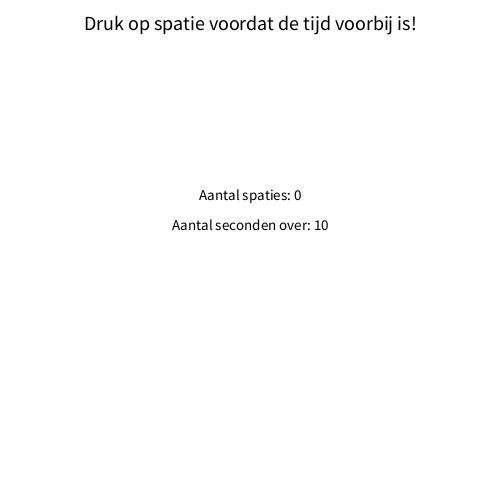
Frame 1 (no input)
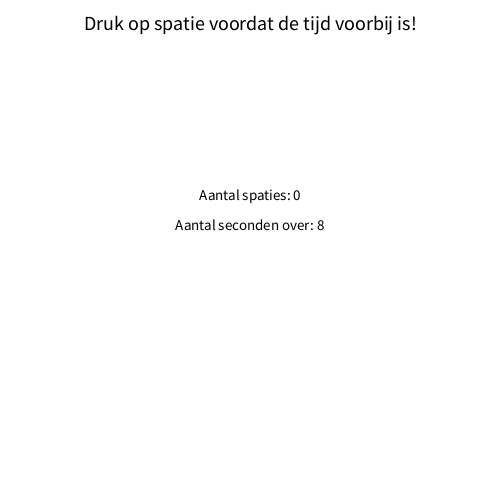
Frame 60 (the mouse pressed at the canvas centre just before this capture)
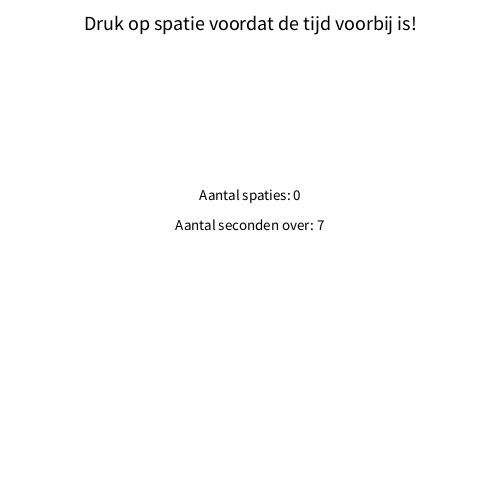
Frame 120 (the mouse held since frame 60 and released just before this capture)

The Processing sketch that drew these frames (run headless with seeded random() and noise(); from frame 60 on, the mouse is pressed at the canvas centre):

// Processing sketch: H12_opd2
// ── H12_opd2.pde
int spatie;
int seconden;
int secondenover;
boolean check = true;

void setup() {
  size(500, 500);
}

void draw() {
  background(255, 255, 255);
  seconden = millis()/1000;
  secondenover = 10 - seconden;
  if (seconden >= 10) {
    check = false;
  }
  if(secondenover <= 0){
    secondenover = 0;
  }
  textSize(15);
  textAlign(CENTER);
  fill(0, 0, 0);
  text("Aantal spaties: " + spatie, 250, 200);
  text("Aantal seconden over: " + secondenover, 250, 230);
  textSize(20);
  text("Druk op spatie voordat de tijd voorbij is!", 250, 30);
}

void keyReleased() {
  if (keyCode == 32 && check) {
    spatie++;
  }
}
